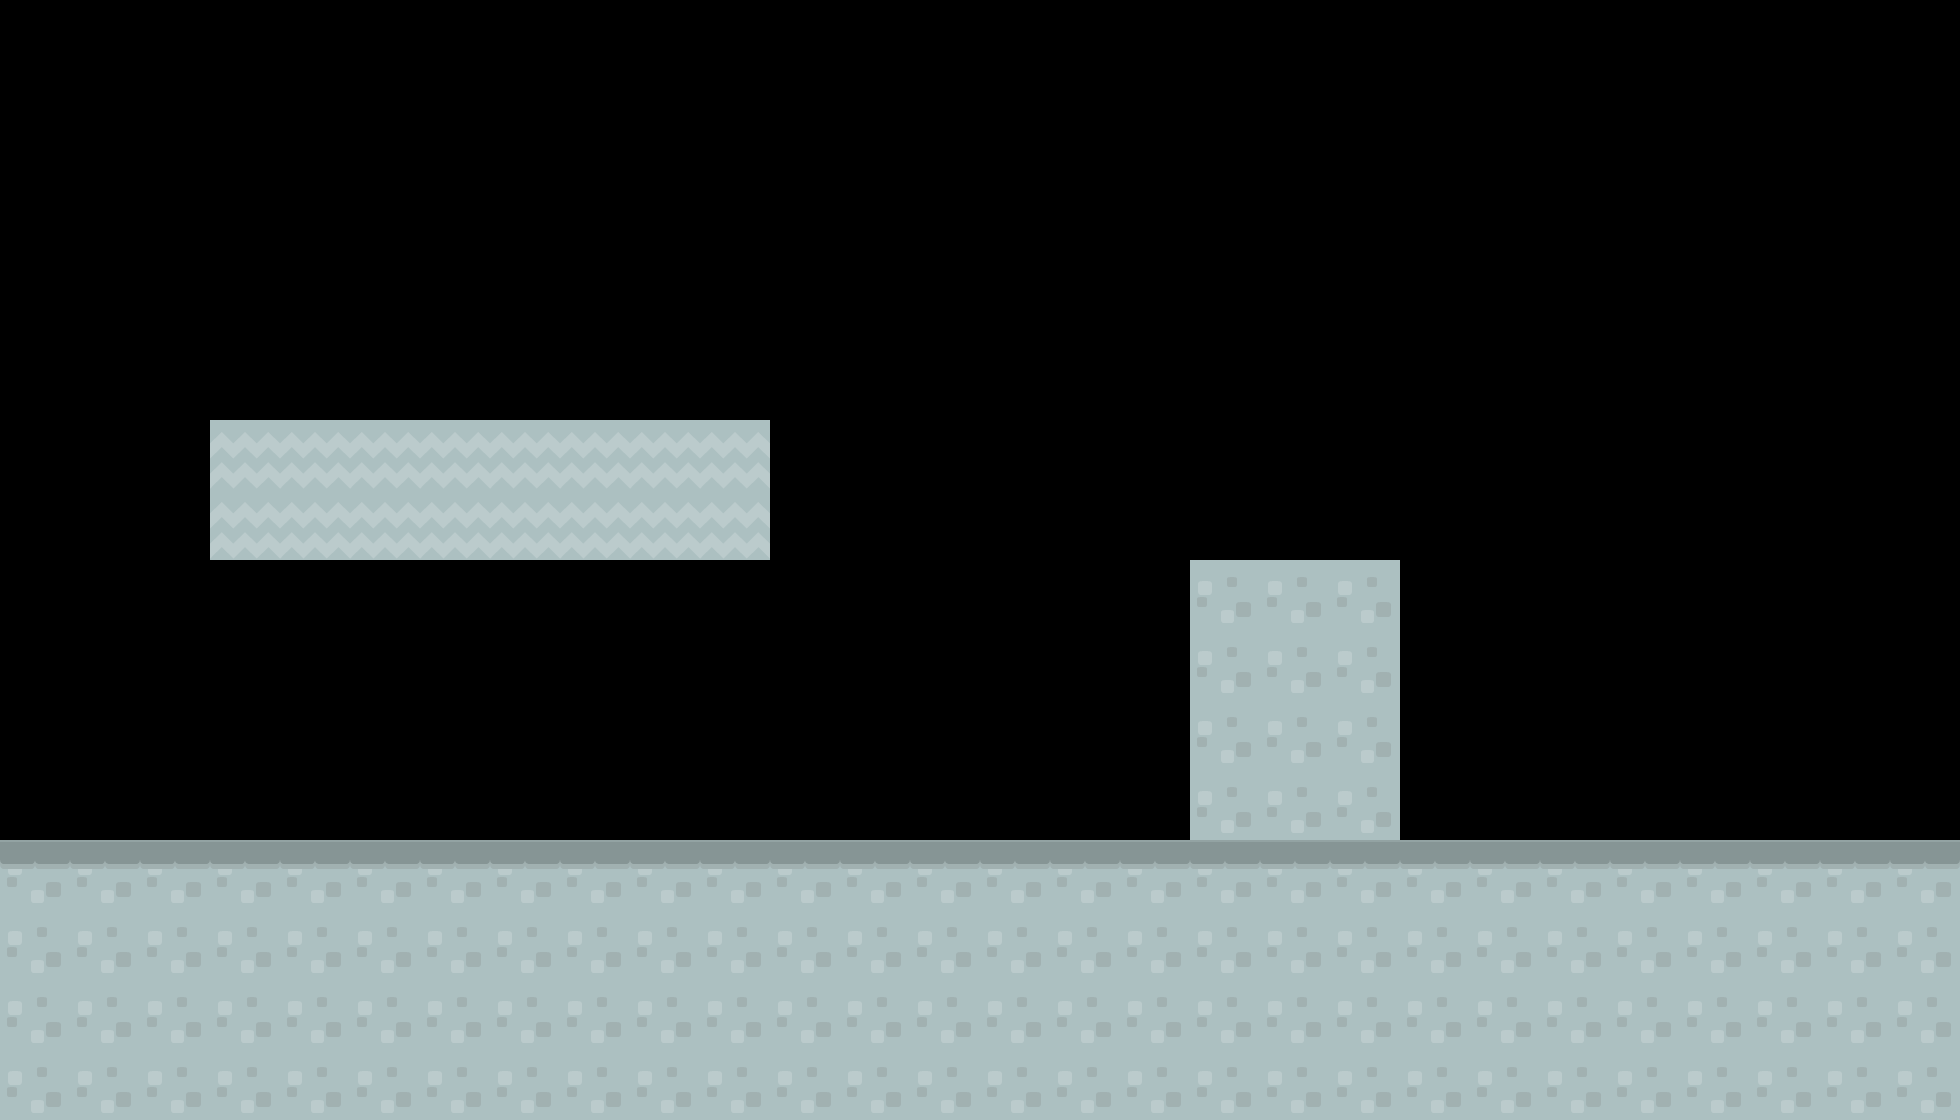

This game map was drawn from its Tiled (.tmx) file and the tilesets committed beside it. A one-line description and the full map source follow:
An orthogonal 28x16 tile map with 70x70 px tiles, 1 tile layer (Tile Layer 1) and 3 objects.

<map version="1.2" tiledversion="1.3.4" orientation="orthogonal" renderorder="right-down" width="28" height="16" tilewidth="70" tileheight="70" infinite="0" nextlayerid="3" nextobjectid="10">
 <tileset firstgid="1" source="tiles.tsx" />
 <layer id="1" name="Tile Layer 1" width="28" height="16">
  <data encoding="csv">
0,0,0,0,0,0,0,0,0,0,0,0,0,0,0,0,0,0,0,0,0,0,0,0,0,0,0,0,
0,0,0,0,0,0,0,0,0,0,0,0,0,0,0,0,0,0,0,0,0,0,0,0,0,0,0,0,
0,0,0,0,0,0,0,0,0,0,0,0,0,0,0,0,0,0,0,0,0,0,0,0,0,0,0,0,
0,0,0,0,0,0,0,0,0,0,0,0,0,0,0,0,0,0,0,0,0,0,0,0,0,0,0,0,
0,0,0,0,0,0,0,0,0,0,0,0,0,0,0,0,0,0,0,0,0,0,0,0,0,0,0,0,
0,0,0,0,0,0,0,0,0,0,0,0,0,0,0,0,0,0,0,0,0,0,0,0,0,0,0,0,
0,0,0,99,99,99,99,99,99,99,99,0,0,0,0,0,0,0,0,0,0,0,0,0,0,0,0,0,
0,0,0,99,99,99,99,99,99,99,99,0,0,0,0,0,0,0,0,0,0,0,0,0,0,0,0,0,
0,0,0,0,0,0,0,0,0,0,0,0,0,0,0,0,0,56,56,56,0,0,0,0,0,0,0,0,
0,0,0,0,0,0,0,0,0,0,0,0,0,0,0,0,0,56,56,56,0,0,0,0,0,0,0,0,
0,0,0,0,0,0,0,0,0,0,0,0,0,0,0,0,0,56,56,56,0,0,0,0,0,0,0,0,
0,0,0,0,0,0,0,0,0,0,0,0,0,0,0,0,0,56,56,56,0,0,0,0,0,0,0,0,
36,36,36,36,36,36,36,36,36,36,36,36,36,36,36,36,36,36,36,36,36,36,36,36,36,36,36,36,
56,56,56,56,56,56,56,56,56,56,56,56,56,56,56,56,56,56,56,56,56,56,56,56,56,56,56,56,
56,56,56,56,56,56,56,56,56,56,56,56,56,56,56,56,56,56,56,56,56,56,56,56,56,56,56,56,
56,56,56,56,56,56,56,56,56,56,56,56,56,56,56,56,56,56,56,56,56,56,56,56,56,56,56,56
</data>
 </layer>
 <objectgroup id="2" name="collision">
  <object id="4" x="1190" y="560.5" width="210" height="278.5" />
  <object id="7" x="-48" y="840" width="2065.33" height="68" />
  <object id="9" x="211" y="421" width="557" height="137" />
 </objectgroup>
</map>
